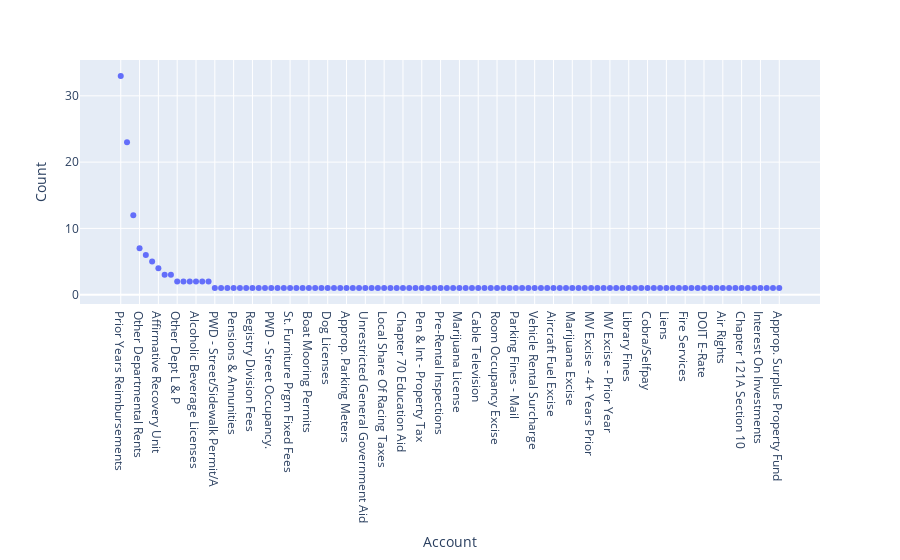

This figure's notebook cell:
### Code cell
# Count of Account
account_values = df['Account'].value_counts().reset_index()
account_values.columns = ['Account', 'Count']
px.scatter(account_values, x='Account', y='Count')

### Figure 1 — Plotly figure (JSON) as saved in the notebook; plotly's stock layout.template omitted (floating-point values rounded to 4 significant figures)
{"data": [{"hovertemplate": "Account=%{x}<br>Count=%{y}<extra></extra>", "legendgroup": "", "marker": {"color": "#636efa", "symbol": "circle"}, "mode": "markers", "name": "", "orientation": "v", "showlegend": false, "type": "scatter", "x": ["Prior Years Reimbursements", "Other Departmental", "Other Departmental Fees & Services", "Other Departmental Rents", "Admin Fee Third Party Payments", "Detail Admin Fee", "Affirmative Recovery Unit", "Over/Short Deposit", "Detail Payroll", "Other Dept L & P", "Parking Facilities", "Other  PILOTs", "Alcoholic Beverage Licenses", "Code Enforcement - Trash", "City Clerk Fees", "PWD - Street/Sidewalk Permit/A", "Unapportioned Sewer Assmts", "Unapportioned Street Assmts", "Pensions & Annunities", "Police Services", "Unapportioned Sidewalk Assmts", "Registry Division Fees", "Tuition & Transportation", "Third Party Payments", "PWD - Street Occupancy.", "BTD - Street & Sidewlk Permits", "Streets Paid In Advance", "St. Furniture Prgm Fixed Fees", "St. Furniture Prgm Ad. Fees", "Sidewalk Paid In Advance", "Boat Mooring Permits", "Real Estate Taxes", "Building Permits", "Dog Licenses", "Approp. Fund Balance", "American Rescue Plan", "Approp. Parking Meters", "Approp. Cemetery Trust Fund", "Veterans Benefits", "Unrestricted General Government Aid", "State Owned Land", "School Construction", "Local Share Of Racing Taxes", "Exemptions - Elderly", "Charter Tuition Asses. Reimb.", "Chapter 70 Education Aid", "Pen. & Int. Boat Excise", "Pen & Int - Tax Title", "Pen & Int - Property Tax", "Pen & Int - MV Excise", "Weights & Measures", "Pre-Rental Inspections", "Police - Firearm Permits", "Other Business Lic. & Permits", "Marijuana License", "Health Inspections", "Entertainment Licenses", "Cable Television", "Miscellaneous - Collecting", "Municipal Medicaid Reimbursement", "Room Occupancy Excise", "Boots & Tows Fees", "60 Cents Surcharge", "Parking Fines - Mail", "Parking Fines - Deliquent", "Parking Fines", "Vehicle Rental Surcharge", "Short-Term Rental", "Condominium Conversion Excise", "Aircraft Fuel Excise", "Community Host Agreements", "Court Fines", "Marijuana Excise", "Meals Excise Tax", "Boat Excise", "MV Excise - 4+ Years Prior", "MV Excise - 3 Years Prior", "MV Excise - 2 Years Prior", "MV Excise - Prior Year", "MV Excise - Current Year", "Property Tax Overlay", "Library Fines", "Moving Violation Fines - Courts", "Personal Property Tax", "Cobra/Selfpay", "Medicare Part D", "McKinney-Vento Reimbursement", "Liens", "Indirect Costs Reimbursement", "Fringe - Retirement", "Fire Services", "Fiber Optic Access Fees", "DoIT/PWD Small Cell", "DOIT E-Rate", "BCYF Membership Fees", "Fire Safety Fines", "Air Rights", "3rd Party Fringe", "EDIC Chapter 121C PILOT", "Chapter 121A Section 10", "121B Section 16", "121A Section 6A", "Interest On Investments", "Massport/DOT", "PILOTs", "Approp. Surplus Property Fund"], "xaxis": "x", "y": [33, 23, 12, 7, 6, 5, 4, 3, 3, 2, 2, 2, 2, 2, 2, 1, 1, 1, 1, 1, 1, 1, 1, 1, 1, 1, 1, 1, 1, 1, 1, 1, 1, 1, 1, 1, 1, 1, 1, 1, 1, 1, 1, 1, 1, 1, 1, 1, 1, 1, 1, 1, 1, 1, 1, 1, 1, 1, 1, 1, 1, 1, 1, 1, 1, 1, 1, 1, 1, 1, 1, 1, 1, 1, 1, 1, 1, 1, 1, 1, 1, 1, 1, 1, 1, 1, 1, 1, 1, 1, 1, 1, 1, 1, 1, 1, 1, 1, 1, 1, 1, 1, 1, 1, 1, 1], "yaxis": "y"}], "layout": {"legend": {"tracegroupgap": 0}, "margin": {"t": 60}, "xaxis": {"anchor": "y", "domain": [0, 1], "title": {"text": "Account"}}, "yaxis": {"anchor": "x", "domain": [0, 1], "title": {"text": "Count"}}}}
